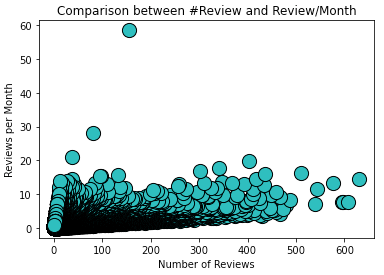
#> input picture Section1/Q14_output.png, 384 x 275 px, found by its file name
$ jupyter execute --allow-errors 6288089_1_Quiz.ipynb   (older library calls are emulated)
#> lines starting #> are read from the running program, lines starting #| are printed output that depends on the picture
<center>
    <h1>Faculty of Information and Communication Technology</h1>
    <h1>Mahidol University</h1>
    <h2>ITCS159 Software Lab for Basic Scientific Problem Solving</h2>
    <h2>Quiz</h2>
</center>

<h4>Direction: This is an Open book examination. Please give the comments for all lines of code to show your understanding. Without the comments, the quiz will not be scored.</h4>

## Print your ID, your name, and section using Python here, e.g.,
## 6088159 Harry Potter Section: 1

## 6288089 Intr-orn Lertsupakitsin Section: 1

<h2>Import all necessary packages in the below cell</h2>

[cell 1]
import pandas as pd
import numpy as np
import matplotlib.pyplot as plt
import sklearn

<h2>Q1. Given the information of Wine (<a href='https://www.kaggle.com/brynja/wineuci'>Ref</a>) as presented in a file named <i>Wine.csv</i>. Please answer the following questions.</h2>

<h3>Q1.1. Show the first 10 data (1 point)</h3>

#> (a cell that did not finish here is left out)

<h3>Q1.2. Please use python to check and show whether there is any colum has null value (1 point)</h3>

#> (a cell that did not finish here is left out)

<h3>Q1.3. Please use Python to show statistics of this dataset in term of count, mean, max, min, and percentile (1 point)</h3>

#> (a cell that did not finish here is left out)

<h3>Q1.4. Using <i>Matplotlib</i> library to display the following output (2 points)</h3>

[cell 5]
import matplotlib.pyplot as plt
import matplotlib.image as mpimg
img = mpimg.imread('Q14_output.png')
#> img is the input picture: shape (275, 384, 4) float32; mean R, G, B, A 0.853, 0.894, 0.894, 1
imgplot = plt.imshow(img)
plt.show()
#plot

<h3>Q1.5. You need to seperate the data in <i>ds</i> loaded in Q1.1 into 2 groups; Training and Testing, where test size is 0.2 and random seed is 5. Then, applying <i>K-nearest Neighbors techniques</i> classification technique from <i>sklearn</i> library to create a predictive model, where <i>n</i> is number of neighbors, using the training set. Note that <i>n</i> is the last digit of your student id. All atributes are considered as inputs. Then, using a prediction model to predict the class of wine in the testing set. (3 points)</h3>

<h3>Q1.6. Write a python code to show the score of the predictive model. (1 point)</h3>

<h3>Q1.7. Write a python code to show the confusion matrix. (1 point)</h3>

<h2>Q2. Given a check RGB image. Use your python knowledge to answer the following sub-questions.</h2>

<h3>Q2.1 Please use Python to display the image. (2 points)</h3>

[cell 6]
import matplotlib.pyplot as plt
from skimage import io
#> (the rest of this cell did not finish here and is left out)

<h3>Q2.2 Write a python code to display the image as the following output? (1 point)</h3>

[cell 7]
red_image=img.copy()
red_image[:,:,1]=0
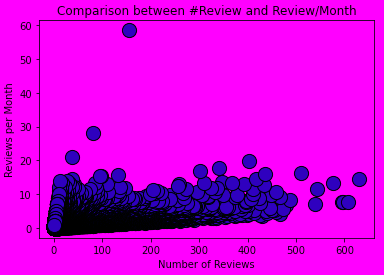
#> red_image: shape (275, 384, 4) float32; mean R, G, B, A 0.853, 0, 0.894, 1
red_image[:,:,2]=0
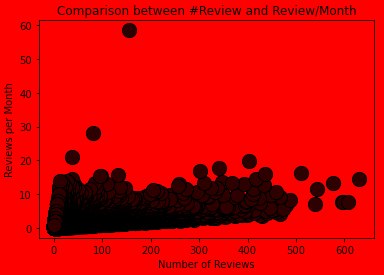
#> red_image: shape (275, 384, 4) float32; mean R, G, B, A 0.853, 0, 0, 1
io.imshow(red_image)
io.show()

#To set the image to red we need to set the toher color to 0

<h3>Q2.3 Write a python code to blur the image with sigma = <i>n</i> degrees, where <i>n</i> is the last digit of your student id and display the output? (1 points)</h3>

[cell 8]
from skimage import filters
blurred_img = filters.gaussian(img, sigma=89, multichannel=True)
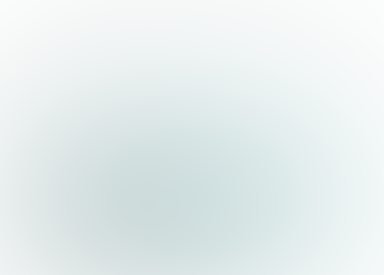
#> blurred_img: shape (275, 384, 4) float32; mean R, G, B, A 0.903, 0.933, 0.933, 1
io.imshow(blurred_img)
io.show()

#blured the image

$ run again, with Section1/Q13_output.png copied over Section1/Q14_output.png
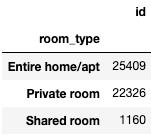
#> input picture Section1/Q13_output.png, 151 x 137 px, found by its file name
#> img is the input picture: shape (137, 151, 4) float32; mean R, G, B, A 0.907, 0.907, 0.907, 1
#> `red_image[:,:,1]=0`:
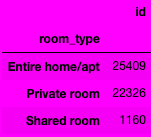
#> red_image: shape (137, 151, 4) float32; mean R, G, B, A 0.907, 0, 0.907, 1
#> `red_image[:,:,2]=0`:
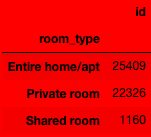
#> red_image: shape (137, 151, 4) float32; mean R, G, B, A 0.907, 0, 0, 1

$ run again, with Section1/Q22_output.png copied over Section1/Q14_output.png
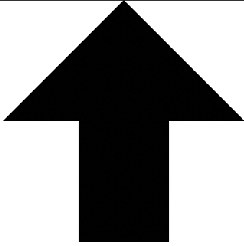
#> input picture Section1/Q22_output.png, 244 x 246 px, found by its file name
#> img is the input picture: shape (246, 244, 4) float32; mean R, G, B, A 0.572, 0.572, 0.572, 1
#> `red_image[:,:,2]=0`:
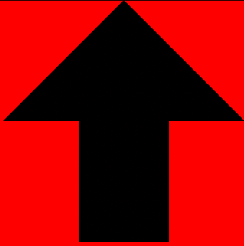
#> red_image: shape (246, 244, 4) float32; mean R, G, B, A 0.572, 0, 0, 1
#> `blurred_img = filters.gaussian(img, sigma=89, multichannel=True)`:
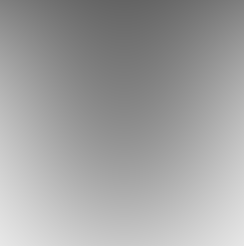
#> blurred_img: shape (246, 244, 4) float32; mean R, G, B, A 0.633, 0.633, 0.633, 1

$ run again, with Section1/Q23_output.png copied over Section1/Q14_output.png
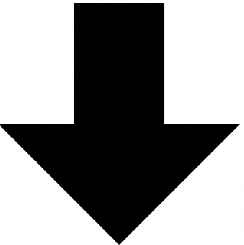
#> input picture Section1/Q23_output.png, 244 x 245 px, found by its file name
#> img is the input picture: shape (245, 244, 4) float32; mean R, G, B, A 0.573, 0.573, 0.573, 1
#> `red_image[:,:,2]=0`:
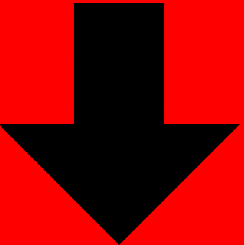
#> red_image: shape (245, 244, 4) float32; mean R, G, B, A 0.573, 0, 0, 1
#> `blurred_img = filters.gaussian(img, sigma=89, multichannel=True)`:
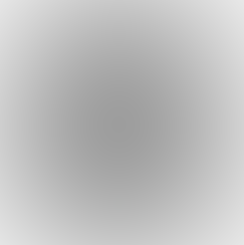
#> blurred_img: shape (245, 244, 4) float32; mean R, G, B, A 0.748, 0.748, 0.748, 1
